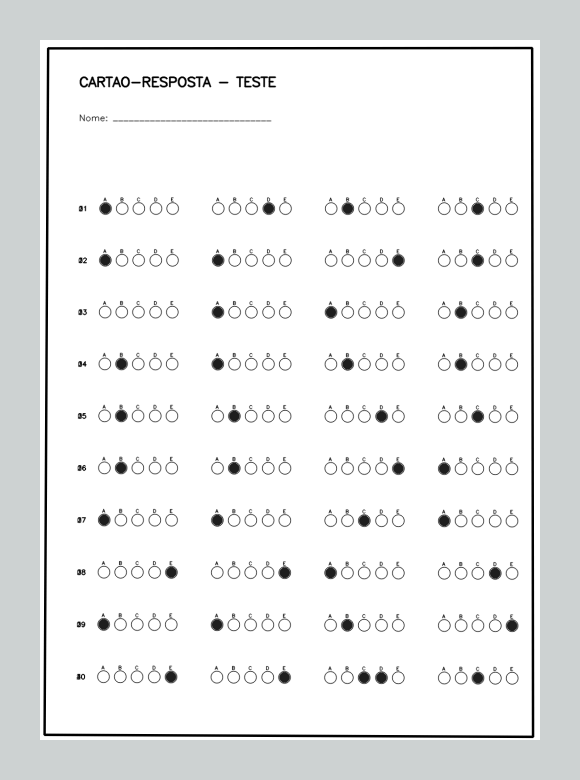
#> input picture backend/app/omr/testdata/sample_sheet.png, 1160 x 1560 px (shown at 1/2 size); its folder holds only this picture in this run
$ python -i processor.py   (imports and definitions only)
#> lines starting #> are read from the running program, lines starting #| are printed output that depends on the picture; after the words box and inside, x2 and y2 are one past the last pixel; in counts of white or black regions, pixels touching at a corner belong together
### backend/app/omr/template.py
"""
Define o modelo (template) de cartão-resposta suportado pelo MVP.

Para o MVP, usamos um único template conhecido, com layout em grade (colunas x linhas).
A estrutura foi pensada para permitir, no futuro, múltiplos templates (P2), bastando
criar novas instâncias de CardTemplate e registrá-las em TEMPLATES.
"""

from dataclasses import dataclass, field
from typing import List, Dict, Optional


@dataclass
class BubbleRegion:
    """Região (em coordenadas normalizadas 0..1 da folha já corrigida em perspectiva)
    correspondente a UMA bolha (uma alternativa de uma questão)."""
    question: int
    alternative: str
    cx: float  # centro X normalizado (0..1)
    cy: float  # centro Y normalizado (0..1)
    r: float   # raio normalizado (relativo à largura da folha)


@dataclass
class CardTemplate:
    name: str
    question_count: int
    alternatives: List[str]
    # Dimensões canônicas (em pixels) para as quais a imagem é "esticada" (warp)
    canonical_width: int = 1000
    canonical_height: int = 1400
    # Parâmetros de layout em grade (colunas de questões) — usados apenas quando
    # `explicit_regions` não é informado (geração automática/formulaica da grade).
    columns: int = 4
    rows_per_column: int = 10
    grid_top: float = 0.20       # início da grade (fração da altura)
    grid_bottom: float = 0.95    # fim da grade (fração da altura)
    grid_left: float = 0.07      # início da grade (fração da largura)
    grid_right: float = 0.97     # fim da grade (fração da largura)
    column_gap: float = 0.02     # espaço extra entre colunas (fração da largura)
    bubble_radius: float = 0.012  # raio da bolha (fração da largura)
    # Regiões medidas manualmente/precisamente (bypassa a geração formulaica acima).
    # Use isso para cartões reais calibrados a partir de coordenadas de pixel exatas.
    explicit_regions: Optional[List[BubbleRegion]] = field(default=None, repr=False)

    answer_regions: List[BubbleRegion] = field(default_factory=list, init=False)

    def __post_init__(self):
        if self.explicit_regions is not None:
            self.answer_regions = self.explicit_regions
        else:
            self.answer_regions = self._build_regions()

    def _build_regions(self) -> List[BubbleRegion]:
        """Gera as posições das bolhas programaticamente a partir dos parâmetros de grade.

        Isso evita hard-code de cada bolha individualmente, mas ainda assim usa
        coordenadas conhecidas/fixas em relação à folha corrigida, o que é aceitável
        para o MVP (seção 6 dos requisitos).
        """
        regions: List[BubbleRegion] = []
        n_alt = len(self.alternatives)

        total_questions = self.question_count
        q_per_col = self.rows_per_column
        n_cols = self.columns
        assert q_per_col * n_cols >= total_questions, (
            "columns * rows_per_column deve ser >= question_count"
        )

        usable_width = self.grid_right - self.grid_left
        col_width = (usable_width - self.column_gap * (n_cols - 1)) / n_cols

        usable_height = self.grid_bottom - self.grid_top
        row_height = usable_height / q_per_col

        # Dentro de cada coluna: um pequeno espaço para o número da questão,
        # depois as bolhas das alternativas distribuídas uniformemente.
        label_width = col_width * 0.18
        alts_width = col_width - label_width
        alt_spacing = alts_width / n_alt

        q_num = 1
        for col in range(n_cols):
            col_x0 = self.grid_left + col * (col_width + self.column_gap)
            for row in range(q_per_col):
                if q_num > total_questions:
                    break
                cy = self.grid_top + row * row_height + row_height / 2
                for i, alt in enumerate(self.alternatives):
                    cx = col_x0 + label_width + alt_spacing * i + alt_spacing / 2
                    regions.append(
                        BubbleRegion(
                            question=q_num,
                            alternative=alt,
                            cx=cx,
                            cy=cy,
                            r=self.bubble_radius,
                        )
                    )
                q_num += 1

        return regions

    # [5 lines left out: function regions_by_question, not called in this run]


# Template padrão do MVP: 40 questões, alternativas A-E, layout em 4 colunas x 10 linhas.
DEFAULT_TEMPLATE = CardTemplate(
    name="default_40",
    question_count=40,
    alternatives=["A", "B", "C", "D", "E"],
    columns=4,
    rows_per_column=10,
)


def _build_amatura_45_regions() -> List[BubbleRegion]:
    """Regiões medidas diretamente em pixels a partir de um cartão real (escaneado
    em Epson L3250, 300 DPI, 2480x3505px) da Prefeitura de Amaturá: 45 questões,
    alternativas A-D, em 3 blocos de 15 questões (1-15, 16-30, 31-45).

    Coordenadas de coluna obtidas por detecção automática de círculos (Hough
    Circle Transform) sobre o PDF do cartão em branco/preenchido, agrupadas por
    proximidade. Ver backend/app/omr/testdata/calibrate_grid.py para reproduzir
    ou recalibrar caso o layout do cartão mude.
    """
    SCAN_W, SCAN_H = 2480, 3505

    # Centro X (em px, na resolução de escaneamento acima) de cada uma das 12
    # colunas de bolhas: 3 blocos x 4 alternativas (A, B, C, D).
    col_x_px = [
        302.7, 431.7, 562.3, 691.5,     # bloco 1 (questões 1-15)
        1098.1, 1228.0, 1357.2, 1487.1,  # bloco 2 (questões 16-30)
        1891.0, 2020.2, 2149.8, 2279.3,  # bloco 3 (questões 31-45)
    ]
    row0_y_px = 1947.5   # centro Y da primeira linha (questões 01/16/31)
    row_step_px = 84.357  # espaçamento vertical entre linhas consecutivas
    n_rows = 15
    alternatives = ["A", "B", "C", "D"]
    bubble_r_px = 20.0  # raio usado para a máscara de leitura (cobre a bolha impressa)

    regions: List[BubbleRegion] = []
    for block in range(3):
        for row in range(n_rows):
            question = block * n_rows + row + 1
            cy = (row0_y_px + row * row_step_px) / SCAN_H
            for alt_idx, alt in enumerate(alternatives):
                cx = col_x_px[block * 4 + alt_idx] / SCAN_W
                regions.append(
                    BubbleRegion(question=question, alternative=alt, cx=cx, cy=cy, r=bubble_r_px / SCAN_W)
                )
    return regions


AMATURA_45_TEMPLATE = CardTemplate(
    name="amatura_45",
    question_count=45,
    alternatives=["A", "B", "C", "D"],
    canonical_width=2480,
    canonical_height=3505,
    explicit_regions=_build_amatura_45_regions(),
)

TEMPLATES: Dict[str, CardTemplate] = {
    DEFAULT_TEMPLATE.name: DEFAULT_TEMPLATE,
    AMATURA_45_TEMPLATE.name: AMATURA_45_TEMPLATE,
}


# [4 lines left out: function get_template, not called in this run]

### backend/app/omr/processor.py
"""
Pipeline de visão computacional (OMR) usando OpenCV.

Etapas:
  1. Carregar imagem
  2. Converter para escala de cinza
  3. Reduzir ruído (Gaussian Blur)
  4. Threshold (Otsu) + Canny
  5. Detectar contorno do cartão (maior contorno quadrangular)
  6. Corrigir perspectiva (warp para tamanho canônico do template)
  7. Localizar as bolhas (regiões do template, em coordenadas normalizadas)
  8. Calcular percentual de preenchimento de cada bolha
  9. Decidir a alternativa marcada por questão, com critério de confiança
 10. Retornar respostas + metadados para visualização
"""

from dataclasses import dataclass
from typing import List, Optional, Tuple

import cv2
import numpy as np

from .template import CardTemplate
from .exceptions import CardNotFoundError, UnreadableImageError, ProcessingError

# Dimensão máxima (maior lado, em px) da imagem de ENTRADA antes de processar.
# Fotos de celular costumam vir com 3000-4000px; isso deixa a detecção de
# contorno mais lenta sem ganho de qualidade, já que a folha corrigida é
# sempre reamostrada para o tamanho canônico do template (ex.: 1000x1400).
MAX_INPUT_DIM = 1600

# ---- Parâmetros de confiança (ajustáveis) --------------------------------
# Percentual mínimo de preenchimento (0..1) para considerar que uma bolha foi marcada.
# Reduzido em relação à primeira versão (que usava um threshold binário único
# para a folha inteira) porque a medida agora é uma pontuação contínua de tinta
# por bolha — marcações de caneta mais fracas produzem valores mais baixos, mas
# ainda claramente acima do "ruído" de uma bolha vazia (tipicamente < 0.1).
FILL_THRESHOLD = 0.30
# Diferença mínima entre a 1ª e a 2ª bolha mais preenchida para considerar resposta
# única e inequívoca. Se a diferença for pequena e ambas passarem do threshold,
# consideramos marcação inválida (dupla marcação).
AMBIGUITY_MARGIN = 0.15


@dataclass
class BubbleReading:
    alternative: str
    fill_ratio: float
    center_px: Tuple[int, int]
    radius_px: int


@dataclass
class QuestionReading:
    question: int
    status: str  # "answered" | "blank" | "invalid"
    marked: Optional[str]
    bubbles: List[BubbleReading]


@dataclass
class OMRResult:
    readings: List[QuestionReading]
    warped_image: np.ndarray  # imagem corrigida (BGR), usada para visualização


# [19 lines left out: functions decode_image, _order_points, not called in this run]


def _find_sheet_contour(gray: np.ndarray, min_area_fraction: float = 0.5) -> Optional[np.ndarray]:
    """Localiza o maior contorno quadrangular da imagem, assumido como o cartão-resposta.

    `min_area_fraction` exige que o contorno cubra uma fração mínima da imagem
    inteira — evita que uma caixa colorida interna (ex.: um cabeçalho ou tabela)
    seja confundida com a folha inteira em digitalizações sem borda impressa."""
#> called with min_area_fraction = 0.5
    blurred = cv2.GaussianBlur(gray, (5, 5), 0)
    edges = cv2.Canny(blurred, 50, 150)
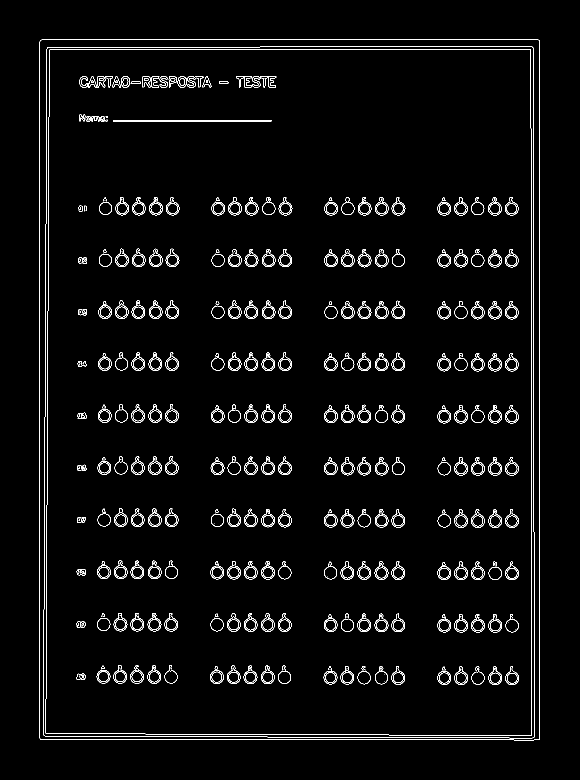
#> edges: shape (1560, 1160) (shown at 1/2 size); 3% white in thin lines or dots, all inside (x1, y1, x2, y2) = (79, 79, 1080, 1481)
    edges = cv2.dilate(edges, np.ones((3, 3), np.uint8), iterations=1)
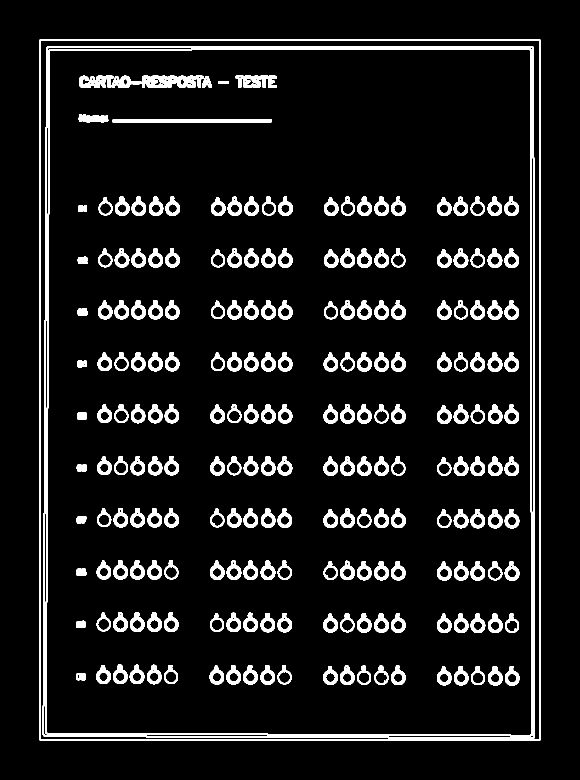
#> edges: shape (1560, 1160) (shown at 1/2 size); 8.8% white; 220 white regions

    contours, _ = cv2.findContours(edges, cv2.RETR_LIST, cv2.CHAIN_APPROX_SIMPLE)
#> contours = 789 contours, 350 with area under 20; largest, box (x1, y1, x2, y2) and area: (78, 78, 1081, 1482) 1404835, (87, 94, 1068, 1476) 1344278, (90, 97, 1065, 1473) 1330593, (92, 99, 1063, 1471) 1321210, (80, 80, 1079, 1480) 41474
    if not contours:
        return None

    img_area = gray.shape[0] * gray.shape[1]
#> img_area = 1809600
    candidates = []
    for c in sorted(contours, key=cv2.contourArea, reverse=True)[:15]:
        area = cv2.contourArea(c)
        if area < img_area * min_area_fraction:
            continue  # muito pequeno para ser a folha inteira
        peri = cv2.arcLength(c, True)
        approx = cv2.approxPolyDP(c, 0.02 * peri, True)
        if len(approx) == 4:
            candidates.append(approx.reshape(4, 2))
#> this loop made 15 passes
#> area on passes 5 to 15: 41473.5, 2444.5, 1589.5, 1442, 1138, 799, 759, 758, 757.5, 756.5, 756.5
#> (area, peri, approx) on passes 1 to 4: (1404835, 4806.5, [[79, 79], [79, 1480], [1080, 1480], [1080, 79]]), (1344277.5, 4706.2, [[97, 95], [1065, 97], [1065, 1474], [87, 1467]]), (1330593, 4687.5, [[98, 98], [90, 1467], [1064, 1471], [1062, 98]]), (1321210, 4669.1, [[101, 100], [1060, 101], [1061, 1469], [92, 1464]])
#> after the loop, candidates = [[[79, 79], [79, 1480], [1080, 1480], [1080, 79]], [[97, 95], [1065, 97], [1065, 1474], [87, 1467]], [[98, 98], [90, 1467], [1064, 1471], [1062, 98]], [[101, 100], [1060, 101], [1061, 1469], [92, 1464]]]

    if candidates:
        return candidates[0]

    # Fallback: se nenhum contorno de 4 vértices foi achado, usa o retângulo
    # delimitador do maior contorno (mais tolerante a folhas mal enquadradas).
    largest = max(contours, key=cv2.contourArea)
    if cv2.contourArea(largest) < img_area * min_area_fraction:
        return None
    x, y, w, h = cv2.boundingRect(largest)
    return np.array([[x, y], [x + w, y], [x + w, y + h], [x, y + h]])


# [147 lines left out: functions _warp_to_canonical, _bubble_ink_score, _downscale_if_large, process_sheet, _decide_answer, not called in this run]

>>> import cv2
>>> picture = cv2.imread('testdata/sample_sheet.png', cv2.IMREAD_GRAYSCALE)
>>> result = _find_sheet_contour(picture)
#> result = [[79, 79], [79, 1480], [1080, 1480], [1080, 79]]
